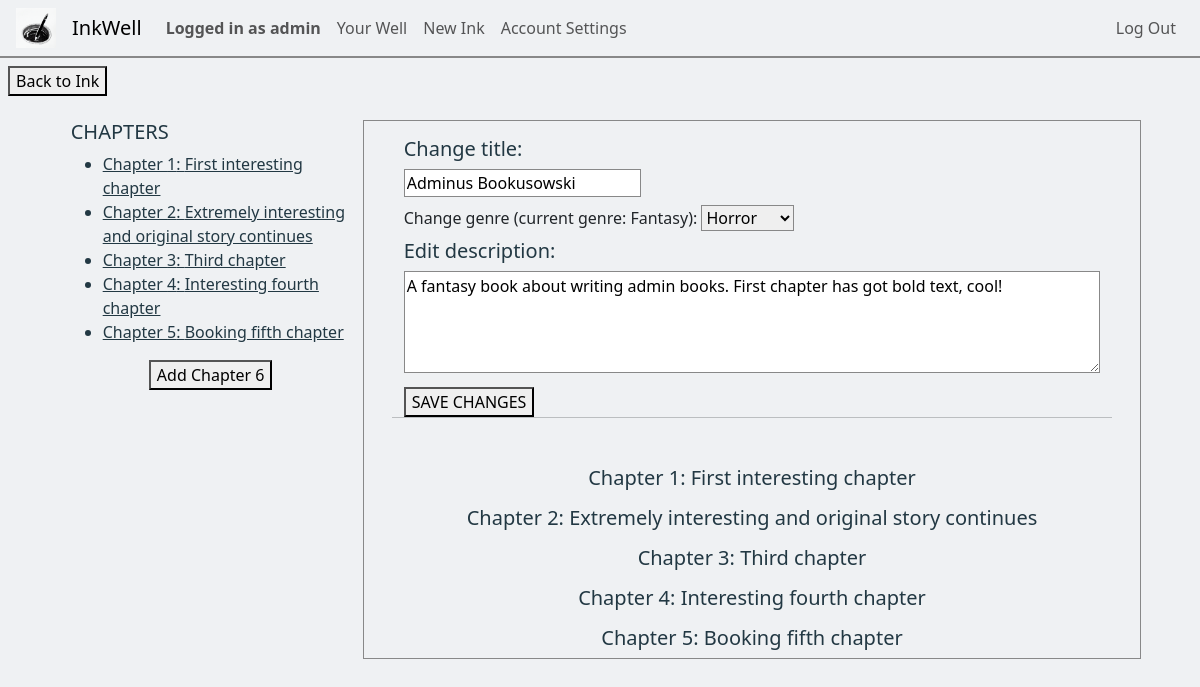
Page /edit_ink/6 (signed in) on the earlier database version.
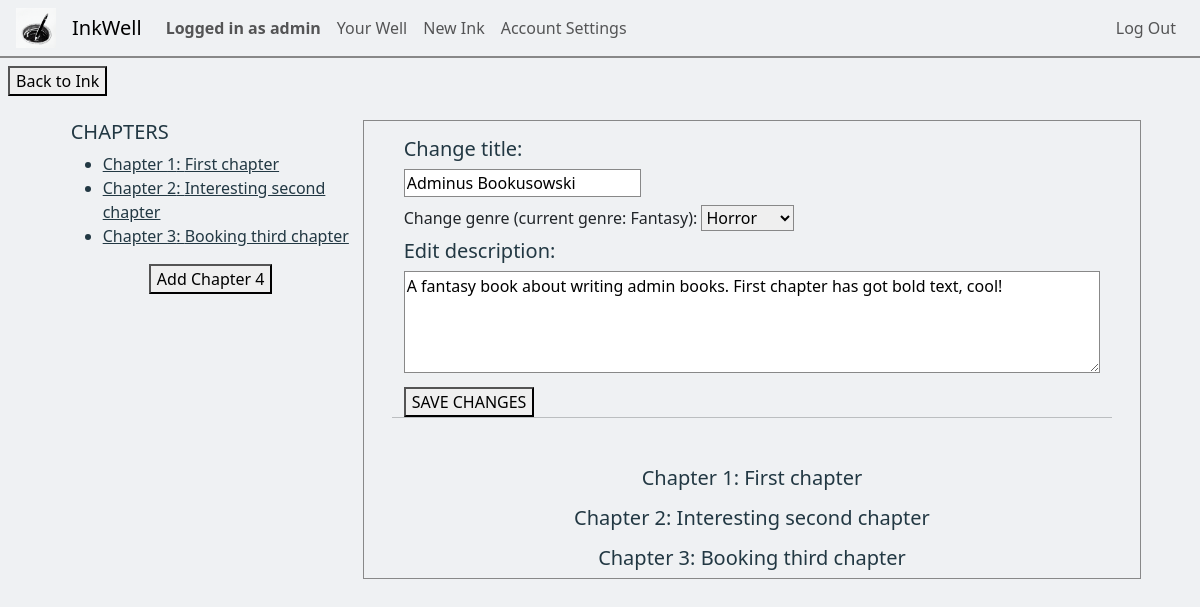
Same page on the later database version.
### inkwell/models.py (models this page shows, shortened)
class User(AbstractUser):
    about = models.CharField(max_length=250, default="")
    profilePicture = models.ImageField(upload_to='', blank=True, null=True)
    YourCoAuthorRequests = models.PositiveIntegerField(default=0) # Amount of co-author requests the author made to other inks

class Chapter(models.Model):
    chapterNumber = models.PositiveIntegerField(default=1)
    chapterTitle = models.CharField(max_length=64)
    chapterContents = QuillField()
    chapterInkOrigin = models.ForeignKey(Ink, on_delete=models.CASCADE, related_name="chapterInkOrigin", default="")

class Ink(models.Model):
    wellOrigin = models.ForeignKey(Well, on_delete=models.CASCADE, related_name="well_pk", default="")
    inkOwner = models.ForeignKey(User, on_delete=models.CASCADE, related_name="ink_owner", default="")
    coAuthors = models.ManyToManyField(User, related_name="CoAuthors", blank=True)
    privateStatus = models.BooleanField(default=False)
    updateStatus = models.BooleanField(default=False) # If the Ink is edited at least once, this changes to true
    ink_following = models.ManyToManyField(User, related_name="ink_following", blank=True)
    genre = models.CharField(max_length=64, default="")
    description = models.CharField(max_length=500, default="")
    title = models.CharField(max_length=64, default="")
    content = models.TextField()
    views = models.PositiveBigIntegerField(default=0)
    creation_date = models.DateTimeField(default=timezone.now, editable=False)

### inkwell/views.py (the view, shortened to what this page needs)
# urls.py: path('edit_ink/<int:inkID>', views.edit_ink, name='edit_ink'),
@login_required
def edit_ink(request, inkID):
    editInk = Ink.objects.get(id=inkID)
    chapters = Chapter.objects.filter(chapterInkOrigin=editInk.id).order_by("chapterNumber")
    if chapters:
        lastChapter = chapters.last().chapterNumber
    else:
        lastChapter = 0
    current_user = User.objects.get(pk=request.user.pk)
    editingAsCoAuthor = False
    if current_user != editInk.inkOwner:
        editingAsCoAuthor = True
    return render(request, "inkwell/edit_ink.html", {
        "editInk": editInk,
        "chapters": chapters,
        "newChapterNum": (lastChapter + 1),
        "editingAsCoAuthor": editingAsCoAuthor,
        "title": "Editing Ink"
    })

### inkwell/templates/inkwell/edit_ink.html (shortened to what this page needs)
{% extends "inkwell/layout.html" %}
{% block body %}
    <div class="container-flex inkEditContainer">
        <a href="{% url 'ink_view' inkID=editInk.id %}"><button class="backToInkView">Back to Ink</button></a>
        <div class="row">
            <div class="col-2 chaptersListEdit">
                <div class="chaptersViewEdit">
                    <h5>CHAPTERS</h5>
                    <ul>
                        {% for chapter in chapters %}
                            <a href="#anchorChapter{{ chapter.chapterNumber }}"><li>Chapter {{ chapter.chapterNumber }}: {{ chapter.chapterTitle }}</li></a>
                        {% endfor %}
                    </ul>
                    <div class="d-flex justify-content-center">
                        {% if not editingAsCoAuthor %}
                            <button class="" id="addChapterBtn" onclick="addChapter()">Add Chapter {{ newChapterNum }}</button>
                        {% endif %}
                    </div>
                </div>
            </div>
            <div class="col-8 inkEditMainCol">
                <div class="row d-flex justify-content-center">
                    <form class="form" action="" method="post">
                        {% if editingAsCoAuthor %}
                            <div class="inkInfoAsCoAuthor disFdirColAliCen">
                                <h4>{{ editInk.title }}</h4>
                                <span>Genre: {{ editInk.genre }}</span>
                                <p>{{ editInk.description }}</p>
                            </div>
                        {% else %}
                            <h5>Change title:</h5>
                            <input class="form-label title" type="text" id="title" name="title" value="{{ editInk.title }}">
                            <div class="genresEdit">
                                <label for="genresEdit">Change genre (current genre: {{ editInk.genre }}):</label>
                                <select class="form-label" id="genresEdit" name="genresEdit">
                                    <option value="Horror">Horror</option>
                                </select>
                            </div>
                            <div class="col">
                                <h5>Edit description:</h5>
                                <textarea class="form-label descriptionEdit" rows="4" cols="100" name="descriptionEdit">{{ editInk.description }}</textarea>
                            </div>
                            <button id="saveAllChapterChangesBtn">SAVE CHANGES</button>
                        {% endif %}
                    </form>
                    <hr>
                </div>
                {% for chapter in chapters %}
                    <div class="chapterEditorDiv" id="anchorChapter{{ chapter.chapterNumber }}">
                        <a class="editChapterAnchor" href="{% url 'edit_chapter' chapterID=chapter.id inkID=editInk.id %}">
                            <h5 class="text-center">Chapter {{ chapter.chapterNumber }}: {{ chapter.chapterTitle }}</h5>
                        </a>
                    </div>
                {% endfor %}
            </div>
        </div>
    </div>
{% endblock %}

### inkwell/templates/inkwell/layout.html (shortened to what this page needs)
{% load static %}
<!DOCTYPE html>
<html lang="en">
    <head>
        <link href="https://cdn.jsdelivr.net/npm/bootstrap@5.3.2/dist/css/bootstrap.min.css" rel="stylesheet">
        <link href="{% static 'inkwell/styles.css' %}" rel="stylesheet">
    </head>
    <body>
        <nav class="navbar navbar-expand-lg">
            <img class="nav-logo" src="{% static 'inkwell/inkwell1.ico' %}" width="40px" height="40px">
            <a class="navbar-brand" href="{% url 'index' %}">InkWell</a>
            <div class="collapse navbar-collapse" id="navbarNav">
                <ul class="navbar-nav d-flex justify-content-start nav-left col">
                    {% if user.is_authenticated %}
                        <li class="nav-item">
                            <span class="nav-link text-center loggedInAs">Logged in as {{request.user.username}}</span>
                        </li>
                        <li class="nav-item">
                            <a class="nav-link text-center" href="{% url 'well' username=user.username %}">Your Well</a>
                        </li>
                        <li class="nav-item">
                            <a class="nav-link text-center" href="{% url 'newInk' %}">New Ink</a>
                        </li>
                        <li class="nav-item">
                            <a class="nav-link text-center" href="{% url 'settings' %}">Account Settings</a>
                        </li>
                    {% endif %}
                </ul>
                <ul class="navbar-nav d-flex justify-content-end nav-right col-2">
                    {% if user.is_authenticated %}
                        <li class="nav-item">
                            <a class="nav-link" href="{% url 'logout' %}">Log Out</a>
                        </li>
                    {% endif %}
                </ul>
            </div>
          </nav>
        <div class="body">
            {% block body %}
            {% endblock %}
        </div>
    </body>
</html>

### inkwell/static/inkwell/styles.css (style rules this page uses)
:root { --black: #020202ff; --dark-green: #0d2818ff; --pakistan-green: #04471cff; --sea-green: #058c42ff; --malachite: #16db65ff; --coquelicot: #f15025ff; --white: #ffffffff; --platinum: #e6e8e6ff; --timberwolf: #ced0ceff; --eerie-black: #191919ff; --gunmetal: #223843ff; --antiflash-white: #eff1f3ff; --timberwolf: #dbd3d8ff; --desert-sand: #d8b4a0ff; --burnt-sienna: #d77a61ff; --primary-color: var(--antiflash-white); --secondary-color: var(--antiflash-white); --background-color: var(--platinum); --text-color: var(--gunmetal); --border-color: #888888; }
.navbar-brand, .nav-logo { margin-left: 1rem; }
.loggedInAs { font-weight: bold; }
.navbar { border-bottom: 2px var(--border-color) solid; width: auto; }
.nav-right { margin-right: 1rem; }
p, a, h1, h2, h3, h4, h5, span { color: var(--text-color); }
body { background-color: var(--primary-color); margin: 0; z-index: 0; }
.backToInkView, .backToInkWell { margin: 0.5rem; }
.inkEditContainer .row { display: flex; justify-content: center; }
.chapterEditorDiv { margin-top: 1rem; }
.chaptersListEdit { width: 19rem; }
.chaptersViewEdit { position: sticky; top: 2%; }
.editChapterAnchor { text-decoration: none; color: var(--text-color); }
.inkEditMainCol { background-color: var(--secondary-color); border: 1px var(--border-color) solid; }
.descriptionEdit { width: 100%; box-sizing: border-box; resize: vertical; }
.row { padding: 1rem; margin: 0; }
.form-label { border: 1.5px var(--border-color) solid; }

Differences in the rows shown:
removed Chapter: chapterNumber "1", chapterTitle "First interesting chapter"
removed Chapter: chapterNumber "2", chapterTitle "Extremely interesting and original story continues"
changed Chapter: chapterNumber "3" → "1"; chapterTitle "Third chapter" → "First chapter"
changed Chapter: chapterNumber "4" → "2"; chapterTitle "Interesting fourth chapter" → "Interesting second chapter"
changed Chapter: chapterNumber "5" → "3"; chapterTitle "Booking fifth chapter" → "Booking third chapter"
Other differences:
{{ newChapterNum }}: "6" → "4"
